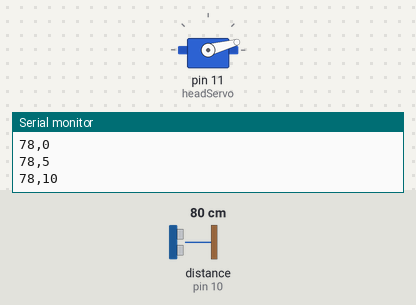
The sketch below on a simulated Arduino Uno, built with avr-gcc and run on an emulated ATmega328P. Parts: servo, the last lines printed to the serial monitor. Wiring (inferred from the names in the program): ultrasonic range finder: trigger pin 9; echo pin 10. Inputs (shaded band) come from the test bench; at power-on: distance to the obstacle (sensor on pin 10) 80 cm. The echo pulse lasts 58.3 µs per cm.

Above: at 1.8 s.
1.9 s: distance to the obstacle (sensor on pin 10) set to 250 cm
At 3.4 s:
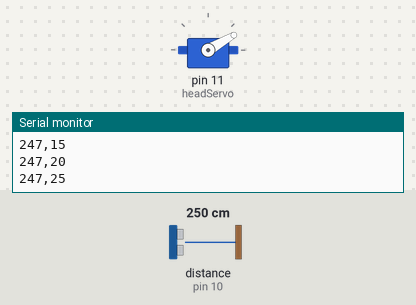
At 10.6 s:
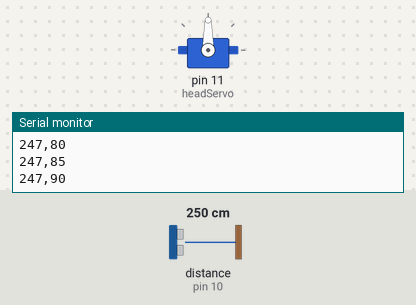
Timing chart, 0 to 17.9 s (numbered marks = the images above; inputs shaded):
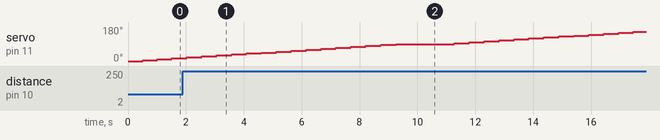

The sketch:

bot.ino
```cpp
#include <Servo.h>

const int trigPin = 9;
const int echoPin = 10;

Servo headServo;

void initDistanceMeasurement() {
    pinMode(trigPin, OUTPUT);
    pinMode(echoPin, INPUT);
    digitalWrite(trigPin, LOW);
}

int getDistance() {
  // Clear the trigPin
  digitalWrite(trigPin, LOW);
  delayMicroseconds(2);
  // Set the trigPin on HIGH state for 10 micro seconds
  digitalWrite(trigPin, HIGH);
  delayMicroseconds(10);
  digitalWrite(trigPin, LOW);
  // Read the echoPin, returns the sound wave travel time in microseconds
  int duration = pulseIn(echoPin, HIGH);
  // Calculate the distance
  return duration*0.034/2;
}

initServo() {
    headServo.attach(11);
}

void setup() {
    initDistanceMeasurement();
    initServo();
    Serial.begin(9600); // Start the serial communication
}

void loop() {

    for (int i = 0; i <= 90; i+= 5) {
        headServo.write(i);
        delay(500);
        Serial.print(getDistance());
        Serial.print(",");
        Serial.println(i);
    }
    delay(1000);
    for (int i = 90; i <= 180; i+= 5) {
        headServo.write(i);
        delay(500);
        Serial.print(getDistance());
        Serial.print(",");
        Serial.println(i);
    }
    delay(1000);

    for (int i = 180; i >= 0; i-= 5) {
        headServo.write(i);
        delay(500);
        Serial.print(getDistance());
        Serial.print(",");
        Serial.println(i);
    }
    /**/
}
```
